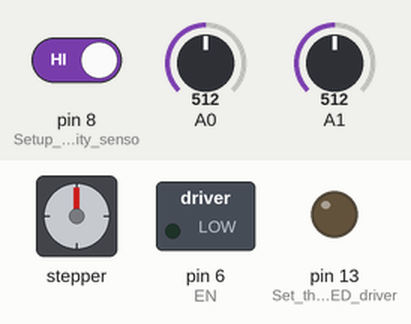
Simulated run of this sketch. Board: Arduino Uno, built with avr-gcc and run on an emulated ATmega328P. Shown: stepper motor, switched loads named in the sketch (green lamp = pin HIGH), output pins drawn as LEDs (lit = HIGH). Wiring (inferred from the names in the program): stepper motor (2048 steps per turn assumed): coils pin 2, pin 3, pin 4, pin 5. The test bench sets the inputs (shaded band); at power-on: pin 8 (Setup_the_proximity_senso) HIGH, A0 = 512, A1 = 512. Pins used as bus, display or sensor lines are not drawn.

Above: at 2.6 s.
2.7 s: pin 8 (Setup_the_proximity_senso) driven LOW
At 3.9 s:
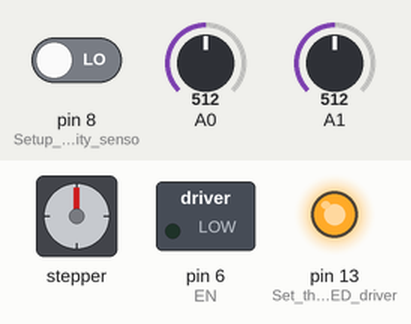
4.2 s: pin 8 (Setup_the_proximity_senso) driven HIGH
At 5.1 s:
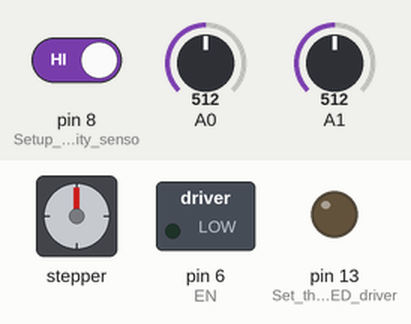
Timing chart, 0 to 7.2 s (numbered marks = the images above; inputs shaded):
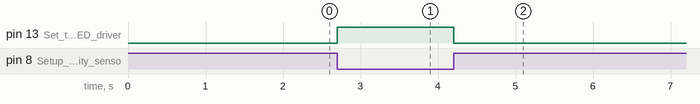

The sketch:

AAT_servo-w-12-sensor.ino
```cpp
/******************************************************************************
An NVE AAT003 angle sensor demonstration using a stepper motor servo and
a proximity sensor to initialize the clock hand to the 12:00 position.
Rev. 1/21/16
******************************************************************************/
//Aurduino-to-stepper output definitions
#define stp 2
#define dir 3
#define MS1 4
#define MS2 5
#define EN  6

//Constants
const float pi = 3.14159265;
const int steps = 200; //Stepper motor steps per revolution
const int offset = 5; //Proximity sensor offset from 12:00 in steps
const float deadband = 0.025; //Motion control deadband in radians

//Variables
int V0 = 512; //AAT output offset voltage (VDD=1024)
int AATsin = 0; //AAT signals
int AATcos = 0;
int x;
int noonish; //Inticates the hand is near the proximity sensor
float AATangle = 0.0; //AAT indicated angle in radians
float MotorAngle = 0.0; //Stepper motor angle in radians
float MotorStep = 2*pi/steps; //Step angle in radians
float error = 0.0; //Difference in motor position from sensor position

void setup() {
//Setup the proximity sensor interface
pinMode(8, INPUT); //Setup the proximity sensor input (IO8)
digitalWrite(8, HIGH); //Activate the IO8 input pull-up resistor

//Setup the blue LED to show the proximity sensor state
pinMode(13, OUTPUT); //Set the LED driver (IO13) as an output

//Setup the stepper motor driver interface
pinMode(stp, OUTPUT);
pinMode(dir, OUTPUT);
pinMode(MS1, OUTPUT);
pinMode(MS2, OUTPUT);
pinMode(EN, OUTPUT);

//Initialize the stepper motor driver
digitalWrite(MS1, LOW);  //MS1 and MS2 LOW for full steps
digitalWrite(MS2, LOW);
digitalWrite(EN, LOW);  //Stepper driver LOW enable
digitalWrite(stp, LOW); //Intitialize stepper pulse

for(noonish = 1; noonish<2; noonish++) //Run twice if the hand's near 12:00
{
//If the hand is close to 12:00, move it to 6:00
 if(digitalRead(8) == LOW) //Read the sensor (LOW = on)
 {
    for(x= 1; x<steps/2; x++)
    {
      digitalWrite(dir,HIGH); //Step CW
      digitalWrite(stp,HIGH);
      delayMicroseconds(1000);
      digitalWrite(stp,LOW);
      delayMicroseconds(1000);
     }
 }
//Move the hand to the 12:00 position
 for(x= 1; x<steps; x++)
 {
      digitalWrite(dir,HIGH); //Step CW
      delayMicroseconds(800);
      digitalWrite(stp,HIGH);
      delayMicroseconds(800);
      digitalWrite(stp,LOW);
      delayMicroseconds(800);
 if(digitalRead(8) == LOW) //Read the sensor (LOW = on)
  {
//Stop the motor when the proximity sensor turns on
  if (x <10) noonish = 0; //If x is small, the hand was close to 12:00, so do another iteration
  digitalWrite(13, HIGH); //Turn on the blue LED
  x=steps; // terminate loop
  }
 }
}
//Correct for the proximity sensor angular offset
for(x= 1; x<offset; x++)
 {
      digitalWrite(dir,HIGH); //Step CW
      delayMicroseconds(800);
      digitalWrite(stp,HIGH);
      delayMicroseconds(800);
      digitalWrite(stp,LOW);
      delayMicroseconds(800);
      }
    delay(1000);
    }

//The main program loop
void loop() {
digitalWrite(13, !digitalRead(8)); //Blue LED shows proximity sensor state (low True)
AATcos = analogRead(0)-V0; //Read angle sensor
AATsin = analogRead(1)-V0;
AATangle = atan2(float(AATcos),float(AATsin)); //Calculate angle indicated by AAT sensor
error = MotorAngle - AATangle;

//Adjust the error to move the shortest direction
    if(error > pi) error = error - 2*pi;
    if(error < -pi) error = error + 2*pi;

//Rotate the motor to correct the error
    if(error < -deadband) //Motor behind
    { digitalWrite(dir,LOW); //Step CW
      delayMicroseconds(400);
      digitalWrite(stp,HIGH);
      delayMicroseconds(400);
      digitalWrite(stp,LOW);
      delayMicroseconds(400);
      MotorAngle = MotorAngle + MotorStep; //Increment by one step
      if(MotorAngle > 2*pi) MotorAngle = MotorAngle - 2*pi; //Keep angle <360
    }
    else if(error > deadband) //Motor ahead
    { digitalWrite(dir,HIGH); //Step CCW
      delayMicroseconds(400);
      digitalWrite(stp,HIGH);
      delayMicroseconds(400);
      digitalWrite(stp,LOW);
      delayMicroseconds(400);
      MotorAngle = MotorAngle - MotorStep; //Decrement by one step
      if(MotorAngle < 0) MotorAngle = MotorAngle + 2*pi; //Keep angle positive
    }
  }
```

Measured:
- after the input at 2.7 s, pin 13 (Set_the_LED_driver): LOW → HIGH at once
- after the input at 4.2 s, pin 13 (Set_the_LED_driver): HIGH → LOW at once
